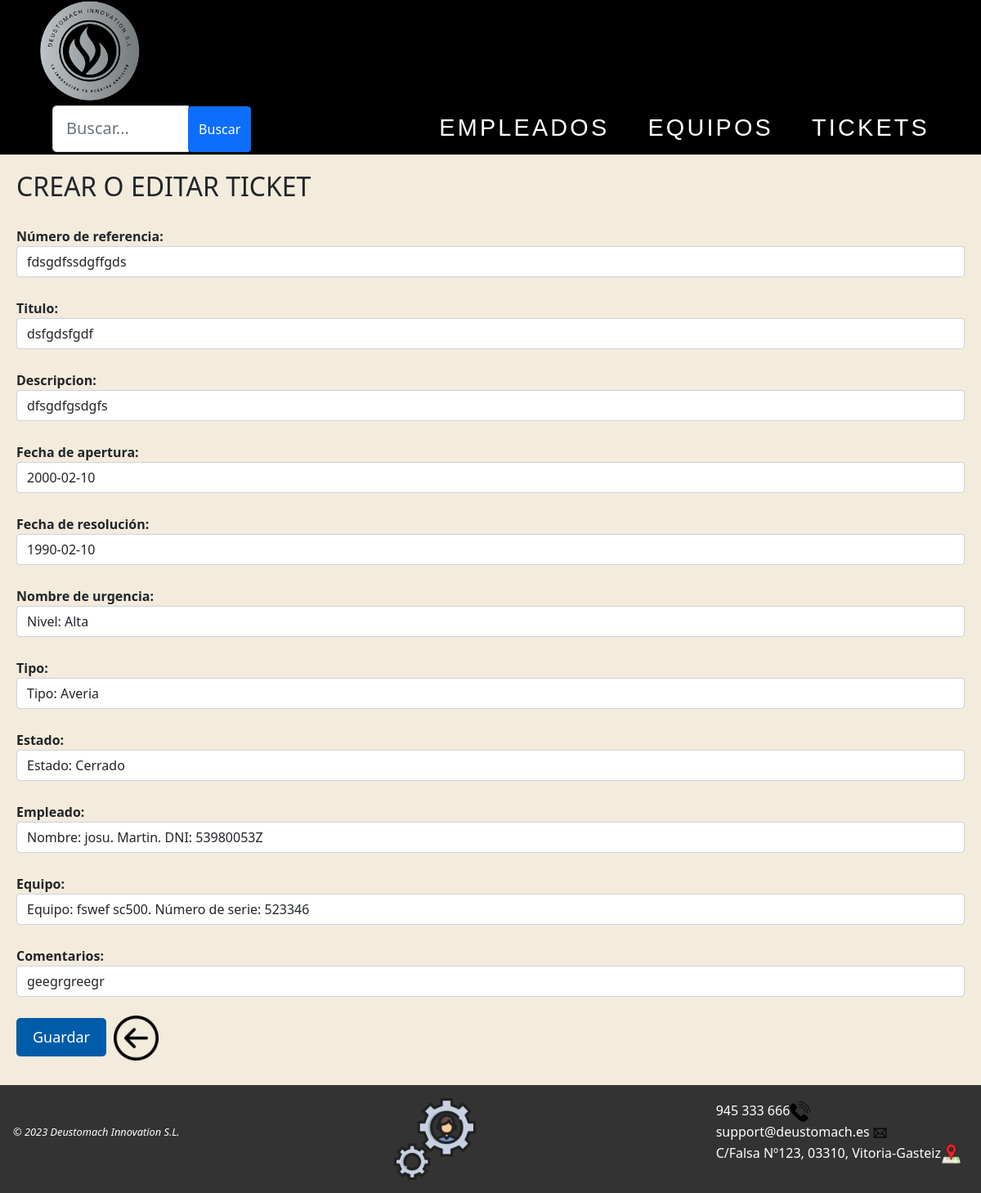
/AppWeb/modificarTicket/5/, run on the app's committed database.
### AppWeb/models.py (models this page shows, shortened)
class Ticket(models.Model):
    nref = models.CharField(max_length = 20, unique=True)
    titulo = models.CharField(max_length = 10)
    descripcion = models.CharField(max_length = 50)
    fechaApertura = models.DateField(null=True, blank=True)
    fechaResolucion = models.DateField(null=True, blank=True)
    nivelUrgencia = models.ForeignKey('NivelUrgencia', on_delete=models.CASCADE) # relación one-to-many para seleccionar el nivel de urgencia
    tipo = models.ForeignKey('TipoTicket', on_delete=models.CASCADE) # relación one-to-many para seleccionar el tipo de ticket
    estado = models.ForeignKey('EstadoTicket', on_delete=models.CASCADE) # relación one-to-many para seleccionar el estado del ticket
    empleado = models.ForeignKey('Empleado', on_delete=models.CASCADE, default="") # relación one-to-many, un ticket solo es atendido por un empleado
    equipo = models.ForeignKey('Equipo', on_delete=models.CASCADE, default="") # relación one-to-many, un ticket solo puede tener un equipo
    comentarios = models.CharField(max_length = 40)

### AppWeb/views.py (the view)
# urls.py: path('AppWeb/modificarTicket/<int:pk>/',views.ModificarTicket.as_view(), name='modificar-ticket'),
class ModificarTicket(UpdateView):
    form_class = FormTicket
    template_name = 'creaTicket.html'
    model = Ticket
    success_url = reverse_lazy('gestion:listado-ticket')

### AppWeb/forms.py
class FormTicket(forms.ModelForm):
    class Meta:
        model = Ticket
        fields = '__all__'
        labels = {
        "nref": "Número de referencia",
        "fechaApertura": "Fecha de apertura",
        "fechaResolucion": "Fecha de resolución",
        "nivelUrgencia": "Nombre de urgencia",
        }
        widgets = {
            'nref': forms.TextInput(attrs={'class': 'form-control'}),
            'titulo': forms.TextInput(attrs={'class': 'form-control'}),
            'descripcion': forms.TextInput(attrs={'class': 'form-control'}),
            'fechaApertura': forms.DateInput(attrs={'class': 'form-control'}),
            'fechaResolucion': forms.DateInput(attrs={'class': 'form-control'}),
            'nivelUrgencia': forms.Select(attrs={'class': 'form-control'}),
            'tipo': forms.Select(attrs={'class': 'form-control'}),
            'estado': forms.Select(attrs={'class': 'form-control'}),
            'empleado': forms.Select(attrs={'class': 'form-control'}),
            'equipo': forms.Select(attrs={'class': 'form-control'}),
            'comentarios': forms.TextInput(attrs={'class': 'form-control'}),
        }

### AppWeb/models.py (called while the page is built)
    def __str__(self):
        return f" Equipo: {self.marca} {self.modelo}. Número de serie: {self.nserie}"

    def __str__(self):
        return f" Nombre: {self.nombre}. {self.apellidos}. DNI: {self.dni}"

    def __str__(self):
        return f" Nivel: {self.nombre}"

    def __str__(self):
        return f" Tipo: {self.nombre}"

    def __str__(self):
        return f" Estado: {self.nombre}"

### AppWeb/Templates/creaTicket.html
{% extends "homeTickets.html" %}
{% load static %}
{% block contenido %}
<div class="contenido">
    <h2>CREAR O EDITAR TICKET</h2>
    <form method="POST" id="miFormulario" novalidate>
        {% csrf_token %} {{form.as_p}}
        <button type="submit" class="Guardar">Guardar</button>
        <a href="{% url 'gestion:listado-ticket' %}"><img class="atras" src="{% static 'images/back.png' %}" title="Volver a la página anterior"></a>
    </form>
</div>
{% endblock %}

### AppWeb/static/css/Estilo.css (style rules this page uses)
img { max-width: 100%; height: auto; }
body { background-color: #f3ebdc; position: relative; display: flex; flex-direction: column; min-height: 100vh; }
button { background-color: #005CA9; color: #fff; font-size: 18px; padding: 10px 20px; margin-top: 10px; border: none; border-radius: 5px; cursor: pointer; transition: all 0.3s ease; }
.contenido { margin: 0 auto; max-width: 1400px; padding: 20px; }
form { flex-direction: column; align-items: center; margin-top: 20px; }
label { font-weight: bold; margin-top: 10px; }
.atras { width: 55px; margin-bottom: 10px; margin-top: 7px; margin-left: 5px; }
a { color: white; text-decoration: none; }

### data on the page
Ticket: nref "fdsgdfssdgffgds", titulo "dsfgdsfgdf", descripcion "dfsgdfgsdgfs", fechaApertura "2000-02-10", fechaResolucion "1990-02-10", nivelUrgencia "Nivel: Alta", tipo "Tipo: Averia", estado "Estado: Cerrado", empleado "Nombre: josu. Martin. DNI: 53980053Z", equipo "Equipo: fswef sc500. Número de serie: 523346", comentarios "geegrgreegr"
